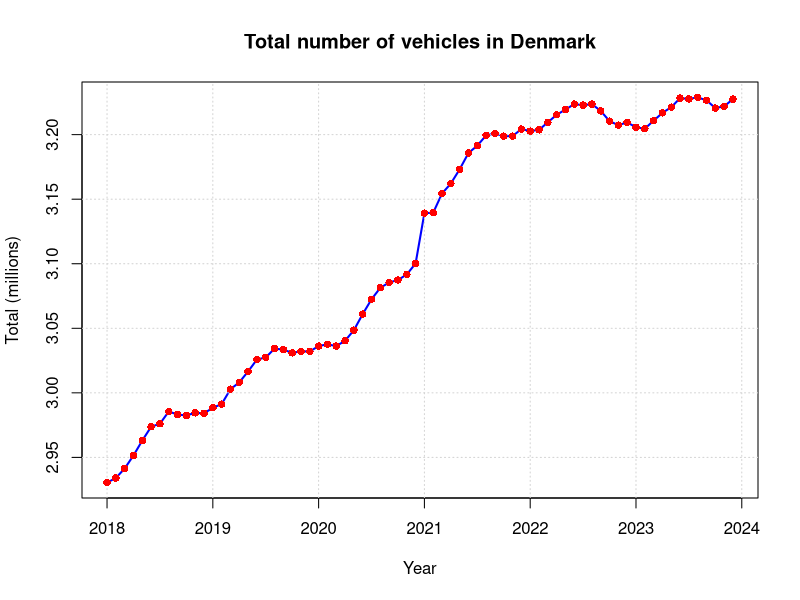
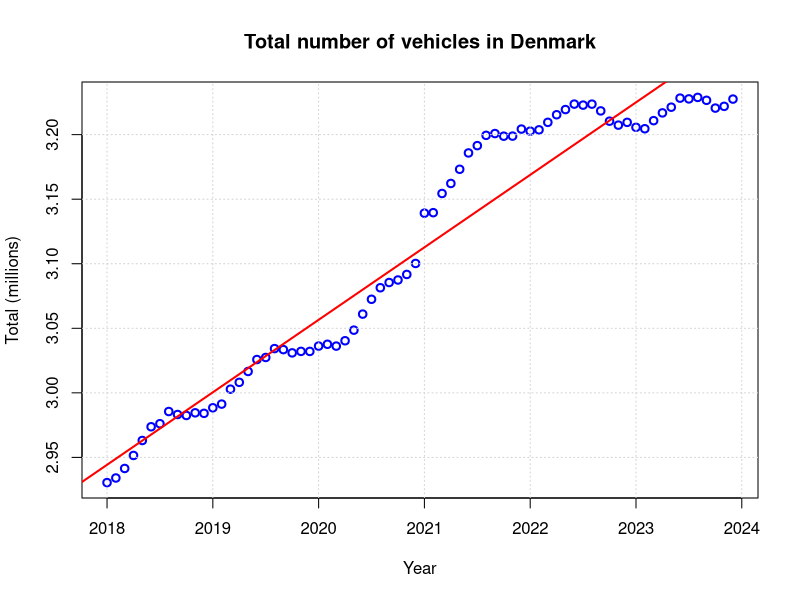
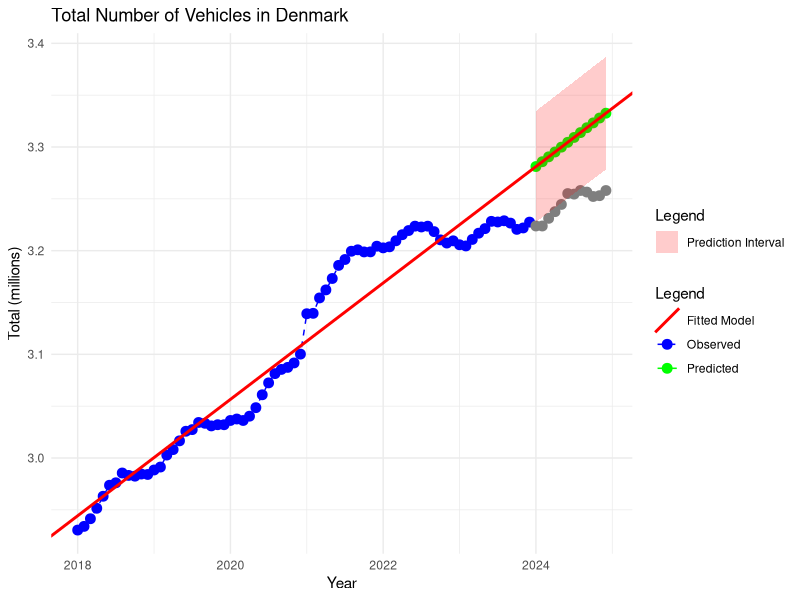
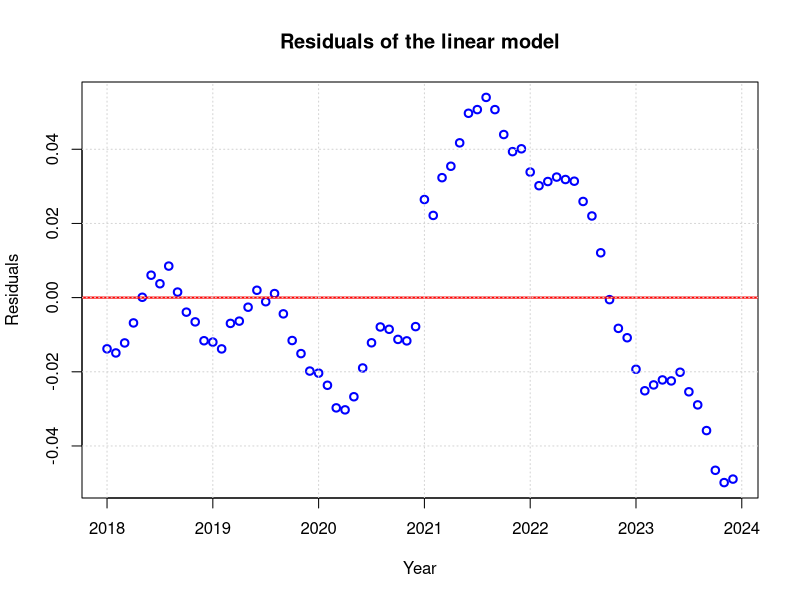
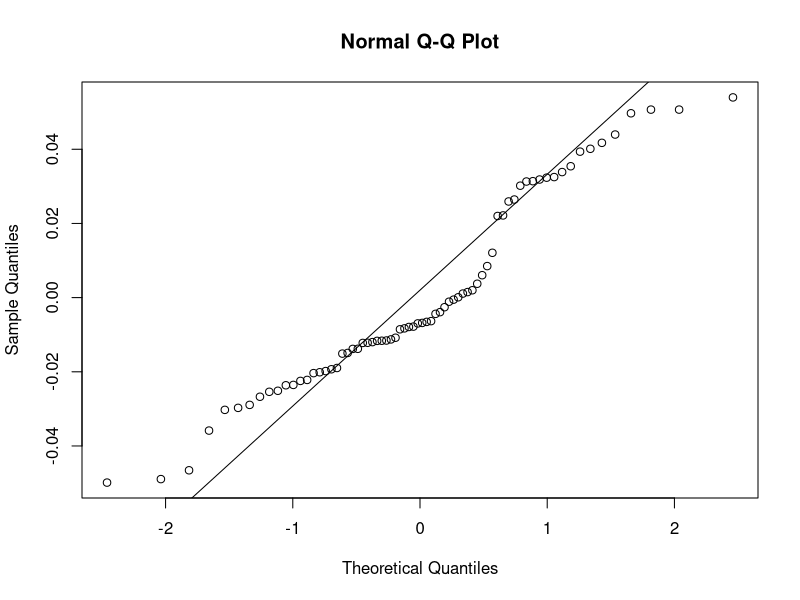
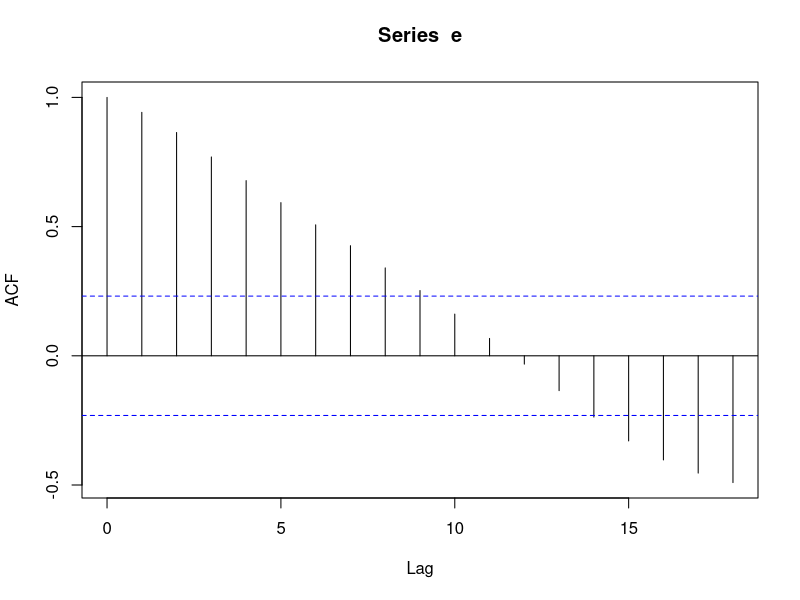
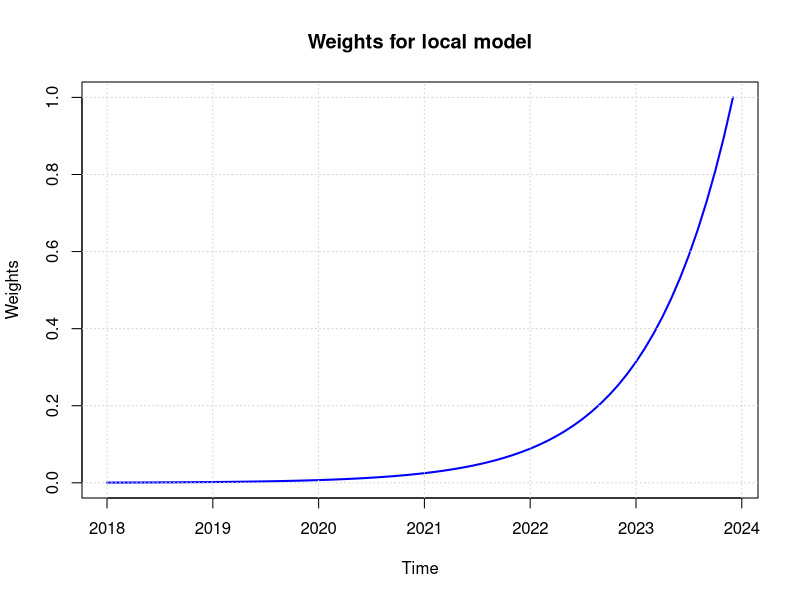

These charts were generated, in order, by the following R code: (Note: this script raises an error after producing the figures.)
### Read training data
# ! Perhaps you need to set the working directory!?
# setwd("/home/pbac/g/course02417/2025/assignment1")

setwd("C:/Users/sofie/OneDrive/Time Series Analysis/02147/Assignment 1/Plots")
D <- read.csv("DST_BIL54.csv")
str(D)

# See the help
?strftime
D$time <- as.POSIXct(paste0(D$time, "-01"), "%Y-%m-%d", tz = "UTC")
D$time
class(D$time)

## Year to month for each of them
D$year <- 1900 + as.POSIXlt(D$time)$year + as.POSIXlt(D$time)$mon / 12

## Make the output variable a floating point (i.e.\ decimal number)
D$total <- as.numeric(D$total) / 1E6

## Divide intro train and test set
teststart <- as.POSIXct("2024-01-01", tz = "UTC")
Dtrain <- D[D$time < teststart, ]
Dtest <- D[D$time >= teststart, ]


################################################
# 1 Plot data
################################################


# 1.1 Make an array with train set with the year + month/12
x <- 1900 + as.POSIXlt(Dtrain$time)$year + as.POSIXlt(Dtrain$time)$mon / 12

# plot dtotal with x
plot(x, Dtrain$total, xlab = "Year", ylab = "Total (millions)", main = "Total number of vehicles in Denmark", type = "l", col = "blue", lwd = 2)
grid() # Add grid lines
points(x, Dtrain$total, pch = 16, col = "red") # Add points to the plot


################################################
# 2 Linear Trend model
################################################

# 2.2 Fit a linear model
fit <- lm(Dtrain$total ~ x)
summary(fit)
# intercept and slope
# Plot the estimated mean as a line with the observations as points
plot(x, Dtrain$total, xlab="Year", ylab="Total (millions)", main="Total number of vehicles in Denmark", type="p", col="blue", lwd=2)
grid() # Add grid lines
abline(fit, col="red", lwd=2) # Add the fitted line to the plot


# 2.3 Forecast for next 12 months
xnew <- 1900 + as.POSIXlt(Dtest$time)$year + as.POSIXlt(Dtest$time)$mon / 12
pred <- predict(fit, data.frame(x = xnew))

# prediction interval
pred_int <- predict(fit, data.frame(x = xnew), interval = "prediction")
lwr <- pred_int[, 2]
upr <- pred_int[, 3]


# 2.4 Plot the forecast

library(ggplot2)

# Create a dataframe for the observations (training data)
df_train <- data.frame(Year = x, Total = Dtrain$total, Type = "Observed")
df_test <- data.frame(Year = xnew, Total = Dtest$total, Type = "Test")

# Create a dataframe for the predictions
df_pred <- data.frame(Year = xnew, Total = pred, Type = "Predicted")


# Create the plot
library(ggplot2)

ggplot() +
  # Observed data (training set)
  geom_point(data = df_train, aes(x = Year, y = Total, color = "Observed"), size = 3) +  
  geom_line(data = df_train, aes(x = Year, y = Total, color = "Observed"), linetype = "dashed") +  
  
  # Predicted data
  geom_point(data = df_pred, aes(x = Year, y = Total, color = "Predicted"), size = 3) +  
  geom_line(data = df_pred, aes(x = Year, y = Total, color = "Predicted")) +  
  
  # test data
  geom_point(data = df_test, aes(x = Year, y = Total, color = "Test"), size = 3) +
  # Fitted regression line (now correctly red)
  geom_abline(aes(intercept = coef(fit)[1], slope = coef(fit)[2], color = "Fitted Model"), linewidth = 1) +  

  # Confidence interval for predictions
  geom_ribbon(data = df_pred, aes(x = Year, ymin = lwr, ymax = upr, fill = "Prediction Interval"), alpha = 0.2) +
  
  # Labels
  labs(title = "Total Number of Vehicles in Denmark",
       x = "Year", y = "Total (millions)", color = "Legend", fill = "Legend") +
  
  # Define colors for legend
  scale_color_manual(values = c("Observed" = "blue", "Predicted" = "green", "Fitted Model" = "red")) +
  scale_fill_manual(values = c("Prediction Interval" = "red")) +
  
  # Minimal theme
  theme_minimal()


# 2.5 Investigate the residuals of the model. Are the model assumptions fulfilled?

# Residuals
e <- fit$residuals

# Plot residuals
plot(x, e, xlab = "Year", ylab = "Residuals", main = "Residuals of the linear model", type = "p", col = "blue", lwd = 2)
abline(h = 0, col = "red", lwd = 2) # Add a horizontal line at 0
grid() # Add grid lines

# qq plot of residuals:
qqnorm(e)
qqline(e)

# ACF plot of residuals
acf(e)

# Assumptions
# - No correlation between residuals (ACF plot)
# - Constant variance of residuals (plot of residuals)
# - Normally distributed residuals (qq plot of residuals)


################################################
# WLS - Local Linear trend model
################################################
################################################
# WLS - Local Linear trend model
################################################

# 3.1. Describe the variance-covariance matrix  for the local model and compare it to the variance-covariance matrix of the corresponding global model

# Variance - covariance for global model, all weights are 1 as we value all observations equally
n <- 72
SIGMA <- diag(n)

# Variance-covariance for local model
# Weights are increasing with time as we value recent observations more
lambda = 0.9
weights <- lambda^((n-1):0)

# Create a diagonal matrix with the weights
SIGMA <- diag(n)*1/weights
W = diag(n)*weights


# 3.2 plot the weights vs. time
plot(x,weights, type="l", xlab="Time", ylab="Weights", main="Weights for local model", col="blue", lwd=2)
grid() # Add grid lines

# 3.3 Sum of all lambda weights
sum(weights)

# Sum of weights in OLS model
# 72 (because we have 72 observations all with weight 1)

# 3.4 Estimate and present theta_hat1 and theta_hat2 for the local model with lambda = 0.9

X <- cbind(1, x)

theta_hat <- solve(t(X) %*% W %*% X) %*% t(X) %*% W %*% Dtrain$total
theta_hat

# 3.5. Make a forecast for the next 12 months - i.e., compute predicted values corresponding to the WLS model with λ = 0.9

Xnew <- cbind(1, xnew)
print(Xnew)
pred_local <- Xnew %*% theta_hat
p <- 2 # Number of parameters

e_wls <- y - pred_local
RSS_wls <- t(e_wls)%*%solve(SIGMA)%*%e_wls
sigma2_wls <- as.numeric(RSS_wls/(n - p))
Vmatrix_pred_local <- sigma2 * (1 + (Xnew %*% solve(t(X)%*%solve(SIGMA)%*%X)) %*% t(Xnew) )

# prediction interval
y_pred_lwr_wls <- pred_local - qt(0.975, df=n-1)*sqrt(diag(Vmatrix_pred_local))
y_pred_upr_wls <- pred_local + qt(0.975, df=n-1)*sqrt(diag(Vmatrix_pred_local))


# Create a dataframe for the predictions
df_pred_local <- data.frame(Year = xnew, Total = pred_local, Type = "Predicted")

# Plot
ggplot(data = df_train, aes(x=Year, y = Total)) +
  geom_point(size = 3) + geom_point(data = df_pred, aes(x=Year, y =Total), color = "green") +  # Points for predicted values
  geom_point(data = df_pred_local, aes(x=Year, y =Total), color = "purple") +  # Points predicted values
  geom_line(data = df_train, aes(x = Year, y = Total), color = "blue", linetype = "dashed") +  # Line for observed data
  geom_line(data = df_pred, aes(x = Year, y = Total), color = "green") +  # Line for predicted data
  geom_abline(intercept = coef(fit)[1], slope = coef(fit)[2], color = "red") + # line for fit
  geom_abline(intercept = theta_hat[1], slope = theta_hat[2], color = "purple") + # line for local fit
  geom_ribbon(data = df_pred, aes(x = Year, ymin = lwr, ymax = upr), fill = "red", alpha = 0.2) +
  geom_ribbon(data = df_pred_local, aes(x = Year, ymin = y_pred_lwr_wls, ymax = y_pred_upr_wls), fill = "purple", alpha = 0.2) +
  labs(title = "Total Number of Vehicles in Denmark",
       x = "Year", y = "Total (millions)") +
  #scale_color_manual(values = c("Observed" = "blue", "Predicted" = "green")) +
  theme_minimal()


################################################
# RLS - Recursive least squares
################################################

# 4.1 On paper

# 4.2
# Implement the update equations in a for-loop in a computer. Calculate the theta_hat_t up to time t = 3.

p = 2
n = 3

R <- diag(2) * 0.1  # Ensures initial invertibility
Theta <- matrix(0, nrow = n, ncol = p)  # Placeholder for parameter estimates
Theta_0 <- c(0, 0)

for (t in 1:n) {
  xvals <- X[t, ]
  y <- Dtrain$total[t]

  if(t==1){
    R <- R + xvals %*% t(xvals)
    Theta[t, ] <- Theta_0 + solve(R) %*% xvals %*% (y - t(xvals) %*% Theta_0)

  }
  else{

  # Compute R and update with forgetting factor
  R <- R + xvals %*% t(xvals)

  # Update Theta
  Theta[t, ] <- Theta[t-1, ] + solve(R) %*% xvals %*% (y - t(xvals) %*% Theta[t-1, ])
}
}

Theta

# 4.3
# Calculate the estimates of ˆθ_N and compare them to the OLS estimates of θ, are they close? Can
# you find a way to decrease the difference by modifying some initial values and explain why initial
# values are important to get right?

RLS <- function(X, target, p = 2, Theta_0 = c(0, 0)) {

  n = length(X[,1])

  R <- diag(2) * 0.1  # Ensures initial invertibility
  Theta <- matrix(0, nrow = n, ncol = p)  # Placeholder for parameter estimates

  for (t in 1:n) {
    xvals <- X[t, ]
    y <- target[t]

    if(t == 1){
      R <- R + xvals %*% t(xvals)

      Theta[t, ] <- Theta_0 + solve(R) %*% xvals %*% (y - t(xvals) %*% Theta_0)

  }
    else{

    # Compute R and update with forgetting factor
    R <- R + xvals %*% t(xvals)

    # Update Theta
    Theta[t, ] <- Theta[t-1, ] + solve(R) %*% xvals %*% (y - t(xvals) %*% Theta[t-1, ])
}

}

return(Theta)

}

RLS(X, Dtrain$total, p = 2, Theta_0 = c(-110, 0))
coef(fit)

# Note: Man skal være obs på intercept, hvis man vil prøve at ramme noget der minder om den globale OLS


# 4.4
# Implement the RLS algorithm with a forgetting factor λ = 0.99 and λ = 0.7. Calculate the estimates of ˆθ_N for both values of λ.

RLS_lambda <- function(X, target, p = 2, Theta_0 = c(0, 0), lambda = 0.99) {

  n = length(X[,1])

  R <- diag(2) * 0.1  # Ensures initial invertibility
  Theta <- matrix(0, nrow = n, ncol = p)  # Placeholder for parameter estimates

  for (t in 1:n) {
    xvals <- X[t, ]
    y <- target[t]

    if(t == 1){
      R <- lambda * R + xvals %*% t(xvals)

      Theta[t, ] <- Theta_0 + solve(R) %*% xvals %*% (y - t(xvals) %*% Theta_0)

  }
    else{

    # Compute R and update with forgetting factor
    R <- lambda * R + xvals %*% t(xvals)

    # Update Theta
    Theta[t, ] <- Theta[t-1, ] + solve(R) %*% xvals %*% (y - t(xvals) %*% Theta[t-1, ])
}

}

return(Theta)

}

RLS_lambda(X, Dtrain$total, p = 2, Theta_0 = c(0, 0), lambda = 0.99)
RLS_lambda(X, Dtrain$total, p = 2, Theta_0 = c(0, 0), lambda = 0.7)

# Plot parameters for different values of λ
Theta_99 <- RLS_lambda(X, Dtrain$total, p = 2, Theta_0 = c(0, 0), lambda = 0.99)
Theta_7 <- RLS_lambda(X, Dtrain$total, p = 2, Theta_0 = c(0, 0), lambda = 0.7)

# Plot
plot(1:nrow(Theta_99), Theta_99[, 1], xlab = "Iteration", ylab = "Intercept", main = "Parameter estimates for different values of λ", type = "l", col = "blue", lwd = 2, ylim = range(c(Theta_99[, 1], Theta_7[, 1])))
lines(1:nrow(Theta_7), Theta_7[, 1], col = "red", lwd = 2)
grid() # Add grid lines
legend("topright", legend = c("Lambda = 0.99", "Lambda = 0.7"), col = c("blue", "red"), lwd = 2)

plot(1:nrow(Theta_99), Theta_99[, 2], xlab = "Iteration", ylab = "Slope", main = "Parameter estimates for different values of λ", type = "l", col = "blue", lwd = 2, ylim = range(c(Theta_99[, 2], Theta_7[, 2])))
lines(1:nrow(Theta_7), Theta_7[, 2], col = "red", lwd = 2)
grid() # Add grid lines
legend("topright", legend = c("Lambda = 0.99", "Lambda = 0.7"), col = c("blue", "red"), lwd = 2)


# Compare with WLS estimates

SIGMA <- diag(n)

# Variance-covariance for local model
# Weights are increasing with time as we value recent observations more
lambda <- 0.7
weights <- lambda^((n-1):0)

# Create a diagonal matrix with the weights
SIGMA <- diag(n)*1/weights
W = diag(n)*weights

thetaWLS99 <- solve(t(X) %*% W %*% X) %*% t(X) %*% W %*% Dtrain$total
thetaWLS99

thetaWLS7 <- solve(t(X) %*% W %*% X) %*% t(X) %*% W %*% Dtrain$total
thetaWLS7


# 4.5
# Make one step-ahead predictions
n <- length(X[, 1])

# Prediction for lambda = 0.7
OneStepPred_1 <- matrix(NA, nrow = n)
Theta_1 <- RLS_lambda(X, Dtrain$total, p = 2, Theta_0 = c(-110, 0), lambda = 0.7)
for (t in 5:(n - 1)) {
  OneStepPred_1[t + 1] <- X[t + 1, ] %*% Theta_1[t, ]
}


# Prediction for lambda = 0.99
OneStepPred_2 <- matrix(NA, nrow = n)
Theta_2 <- RLS_lambda(X, Dtrain$total, p = 2, Theta_0 = c(-110, 0), lambda = 0.99)
for (t in 5:(n - 1)) {
  OneStepPred_2[t + 1] <- X[t + 1, ] %*% Theta_2[t, ]
}


# Plot actual total number of vehicles
plot(x, Dtrain$total, xlab = "Year", ylab = "Total (millions)", 
     main = "Total number of vehicles in Denmark", type = "l", 
     col = "blue", lwd = 2)

# Add grid lines
grid()

# Add predictions
lines(x, as.vector(OneStepPred_1), col = "green", lwd = 2)
lines(x, as.vector(OneStepPred_2), col = "purple", lwd = 2)

# Add a legend
legend("topleft", legend = c("Actual", "Lambda = 0.7", "Lambda = 0.99"),
       col = c("blue", "green", "purple"), lwd = 2, bty = "n")


# Calculate OneStepAhead residuals
OneStepRes_1 <- Dtrain$total[5:(n - 1)] - as.vector(OneStepPred_1[5:(n - 1)])
OneStepRes_2 <- Dtrain$total[5:(n - 1)] - as.vector(OneStepPred_2[5:(n - 1)])

# Plot residuals
plot(x[5:(n - 1)], OneStepRes_1, xlab = "Year", ylab = "Residuals", 
     main = "One-step-ahead residuals for lambda = 0.7", type = "p", 
     col = "blue", lwd = 2)


plot(x[5:(n - 1)], OneStepRes_2, xlab = "Year", ylab = "Residuals",
     main = "One-step-ahead residuals for lambda = 0.99", type = "p",
     col = "blue", lwd = 2)

# Note: Ligner random residuals med forgetting faktor, men der er et mønster i residuals når der ikke er


# 4.6
# Optimize the forgetting for the horizons k = 1, . . . , 12. First calculate the k-step residuals
# then calculate the k-step Root Mean Square Error (RMSE)
# Do this for a sequence of λ values (e.g. 0.5,0.51,. . . ,0.99) and make a plot.
# Comment on: Is there a pattern and how would you choose an optimal value of λ? Would you
# let λ depend on the horizon?

compute_k_step_rmse <- function(X, y, k_values, lambda_values) {
  results <- expand.grid(lambda = lambda_values, k = k_values)
  results$RMSE <- NA

  for (i in seq_along(lambda_values)) {
    lambda <- lambda_values[i]
    
    # Apply RLS
    Theta <- RLS_lambda(X, y, p = 2, Theta_0 = c(-110, 0), lambda = lambda)
    
    for (k in k_values) {
      # k-step-ahead predictions
      n <- length(y)
      k_step_pred <- rep(NA, n)
      
      for (t in (k + 1):n) {
        if (t + k - 1 <= n) {
          k_step_pred[t + k - 1] <- sum(X[t + k - 1, ] * Theta[t, ])  # Forecast k steps ahead
        }
      }
      
      # Compute residuals
      residuals <- y - k_step_pred
      rmse <- sqrt(mean((1 / (n - k)) * residuals[(k + 1):n]^2, na.rm = TRUE))
      
      # Store RMSE
      results$RMSE[results$lambda == lambda & results$k == k] <- rmse
    }
  }
  
  return(results)
}

lambda_values <- seq(0.5, 0.99, by = 0.01)
k_values <- 1:12  # Forecast horizons


# Compute RMSE for each (lambda, k)
rmse_results <- compute_k_step_rmse(X, Dtrain$total, k_values, lambda_values)
rmse_results

library(ggplot2)
ggplot(rmse_results, aes(x = lambda, y = RMSE, color = as.factor(k))) +
  geom_line(size = 1) +
  labs(title = "RMSE vs. Forgetting Factor (λ) for Different Horizons",
       x = "Forgetting Factor (λ)", y = "Root Mean Square Error (RMSE)", 
       color = "Forecast Horizon (k)") +
  theme_minimal()

# Note: Jo længere forecast horizon, jo større lambda værdi, altså mindre forgetting factor og omvendt for en kort prediction horizon
# Men mere præcis med kort horizon generelt

# For each k, the RMSE is minimized for a different value of λ, make a list of the optimal λ for each k from 1-12
for(i in k_values){
  print(rmse_results[rmse_results$k == i,][which.min(rmse_results[rmse_results$k == i,]$RMSE),])
}

# Define optimal lambda values for different horizons (k)
opt_lambda <- c(0.5, 0.5, 0.5, 0.58, 0.59, 0.59, 0.58, 0.74, 0.74, 0.75, 0.99, 0.99)


# Predict on the test set with optimal lambda values with k steps ahead

# Number of observations
n <- length(D$total)

# Initialize a dataframe to store k-step predictions
PredictionMatrix <- data.frame(Year = D$year, Actual = D$total)

# Merge training and test data
X <- rbind(X, Xnew)

# Loop through different forecast horizons
for (i in seq_along(k_values)) {  
  k <- k_values[i]  # Forecast horizon
  lambda_k <- opt_lambda[i]  # Optimal lambda for this horizon
  
  # Apply RLS with optimal lambda
  Theta <- RLS_lambda(X, D$total, p = 2, Theta_0 = c(0, 0), lambda = lambda_k)
  
  # Initialize predictions for this horizon
  OneStepPred <- rep(NA,n)
  
  # Compute k-step-ahead predictions
  for (t in (k + 1):(n)) {
    OneStepPred[t] <- sum(X[t, ] * Theta[t - 1, ])  
  }
  
  # Store predictions in dataframe
  PredictionMatrix[[paste0("k_", k, "_step")]] <- OneStepPred
  
  # Print progress
  print(paste("Stored predictions for Horizon k =", k, "with λ =", lambda_k))
}

# Display the stored predictions
PredictionMatrix

# Make one plot for each k-step-ahead prediction with legends and the actual data
library(tidyr)
library(ggplot2)

# Reshape the dataframe for plotting
PredictionMatrix_long <- gather(PredictionMatrix, key = "Horizon", value = "Prediction", -Year, -Actual)

# Plot with the prediction over the test set as points

ggplot(data = PredictionMatrix_long, aes(x = Year, y = Prediction, color = Horizon)) +
  # Highlight the test set background
  annotate("rect", xmin = 2024, xmax = Inf, ymin = -Inf, ymax = Inf, alpha = 0.2, fill = "lightgray") +
  # Observed data (training set)
  geom_line(data = df_train, aes(x = Year, y = Total, color = "Observed"), linetype = "dashed") +
  geom_line(data = df_test, aes(x = Year, y = Total, color = "Test"), linetype = 'dashed') +
  geom_point(data = df_pred, aes(x = Year, y = Total, color = "OLS"), size = 3) +
  # Predictions for different horizons as lines
  geom_line(size = 1) +
  # Predictions for different horizons as points for the last 12 months
  geom_point(data = PredictionMatrix_long[PredictionMatrix_long$Year >= 2024, ], aes(color = Horizon), size = 2) +
  # WLS predictions
  geom_line(data = df_pred_local, aes(x = Year, y = Total, color = "WLS"), linetype = "dotted") +
  geom_point(data = df_pred_local[df_pred_local$Year >= 2024, ], aes(x = Year, y = Total, color = "WLS"), size = 3) +
  # OLS trendline
  geom_abline(intercept = coef(fit)[1], slope = coef(fit)[2], color = "green", linetype = "dotted") +
  # WLS trendline
  geom_abline(intercept = theta_hat[1], slope = theta_hat[2], color = "purple", linetype = "dotted") +
  # Labels
  labs(title = "k-step-ahead Predictions vs. Actual Data vs. WLS and OLS",
       x = "Year", y = "Total (millions)", color = "Legend") +
  # Define colors for legend
  scale_color_manual(values = c("Observed" = "blue", "Test" = "red", "OLS" = "green", "WLS" = "purple", 
                                "k_1_step" = "orange", "k_2_step" = "brown", "k_3_step" = "pink", 
                                "k_4_step" = "cyan", "k_5_step" = "magenta", "k_6_step" = "yellow", 
                                "k_7_step" = "gray", "k_8_step" = "black", "k_9_step" = "darkgreen", 
                                "k_10_step" = "darkblue", "k_11_step" = "darkred", "k_12_step" = "darkorange")) +
  # Minimal theme
  theme_minimal()


